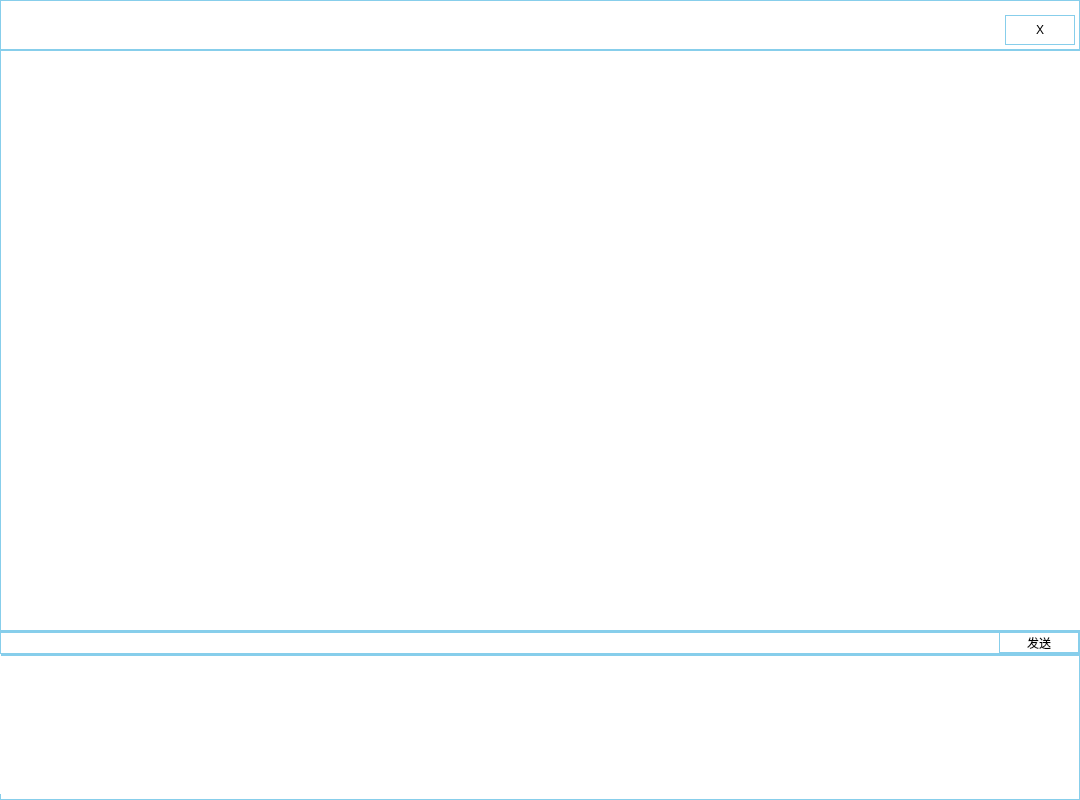
<?xml version="1.0" encoding="UTF-8"?>
<ui version="4.0">
 <class>chatroom_main</class>
 <widget class="QWidget" name="chatroom_main">
  <property name="geometry">
   <rect>
    <x>0</x>
    <y>0</y>
    <width>1080</width>
    <height>800</height>
   </rect>
  </property>
  <property name="minimumSize">
   <size>
    <width>1080</width>
    <height>800</height>
   </size>
  </property>
  <property name="maximumSize">
   <size>
    <width>1080</width>
    <height>800</height>
   </size>
  </property>
  <property name="windowTitle">
   <string>Form</string>
  </property>
  <property name="styleSheet">
   <string notr="true">background-color: white; color: black;border : 1px solid skyblue;</string>
  </property>
  <widget class="QWidget" name="top_widget" native="true">
   <property name="geometry">
    <rect>
     <x>0</x>
     <y>0</y>
     <width>1080</width>
     <height>50</height>
    </rect>
   </property>
   <property name="minimumSize">
    <size>
     <width>1080</width>
     <height>50</height>
    </size>
   </property>
   <property name="maximumSize">
    <size>
     <width>1080</width>
     <height>50</height>
    </size>
   </property>
   <layout class="QHBoxLayout" name="horizontalLayout">
    <property name="topMargin">
     <number>0</number>
    </property>
    <item>
     <spacer name="horizontalSpacer">
      <property name="orientation">
       <enum>Qt::Orientation::Horizontal</enum>
      </property>
      <property name="sizeType">
       <enum>QSizePolicy::Policy::Fixed</enum>
      </property>
      <property name="sizeHint" stdset="0">
       <size>
        <width>1000</width>
        <height>20</height>
       </size>
      </property>
     </spacer>
    </item>
    <item>
     <widget class="QPushButton" name="close_btn">
      <property name="enabled">
       <bool>true</bool>
      </property>
      <property name="sizePolicy">
       <sizepolicy hsizetype="Expanding" vsizetype="Maximum">
        <horstretch>0</horstretch>
        <verstretch>100</verstretch>
       </sizepolicy>
      </property>
      <property name="minimumSize">
       <size>
        <width>70</width>
        <height>30</height>
       </size>
      </property>
      <property name="maximumSize">
       <size>
        <width>70</width>
        <height>20</height>
       </size>
      </property>
      <property name="autoFillBackground">
       <bool>false</bool>
      </property>
      <property name="text">
       <string>X</string>
      </property>
     </widget>
    </item>
   </layout>
  </widget>
  <widget class="QWidget" name="chat_widget" native="true">
   <property name="geometry">
    <rect>
     <x>0</x>
     <y>50</y>
     <width>1080</width>
     <height>750</height>
    </rect>
   </property>
   <property name="minimumSize">
    <size>
     <width>1080</width>
     <height>750</height>
    </size>
   </property>
   <property name="maximumSize">
    <size>
     <width>1080</width>
     <height>750</height>
    </size>
   </property>
   <widget class="QTextEdit" name="textEdit_send">
    <property name="geometry">
     <rect>
      <x>0</x>
      <y>603</y>
      <width>1074</width>
      <height>141</height>
     </rect>
    </property>
    <property name="styleSheet">
     <string notr="true">border-bottom-color: rgb(255, 255, 255);
border-left-color: rgb(255, 255, 255);
border-right-color: rgb(255, 255, 255);</string>
    </property>
   </widget>
   <widget class="QPushButton" name="pushButton">
    <property name="geometry">
     <rect>
      <x>999</x>
      <y>582</y>
      <width>80</width>
      <height>21</height>
     </rect>
    </property>
    <property name="text">
     <string>发送</string>
    </property>
   </widget>
   <widget class="QWidget" name="line" native="true">
    <property name="geometry">
     <rect>
      <x>1</x>
      <y>603</y>
      <width>1078</width>
      <height>3</height>
     </rect>
    </property>
    <property name="styleSheet">
     <string notr="true">border : 20px solid skyblue;
background-color: skyblue;</string>
    </property>
   </widget>
   <widget class="QWidget" name="line_2" native="true">
    <property name="geometry">
     <rect>
      <x>1</x>
      <y>580</y>
      <width>1078</width>
      <height>3</height>
     </rect>
    </property>
    <property name="styleSheet">
     <string notr="true">border : 20px solid skyblue;
background-color: skyblue;</string>
    </property>
   </widget>
   <widget class="QTextBrowser" name="textBrowser">
    <property name="geometry">
     <rect>
      <x>0</x>
      <y>0</y>
      <width>1081</width>
      <height>581</height>
     </rect>
    </property>
   </widget>
  </widget>
 </widget>
 <resources/>
 <connections/>
</ui>
